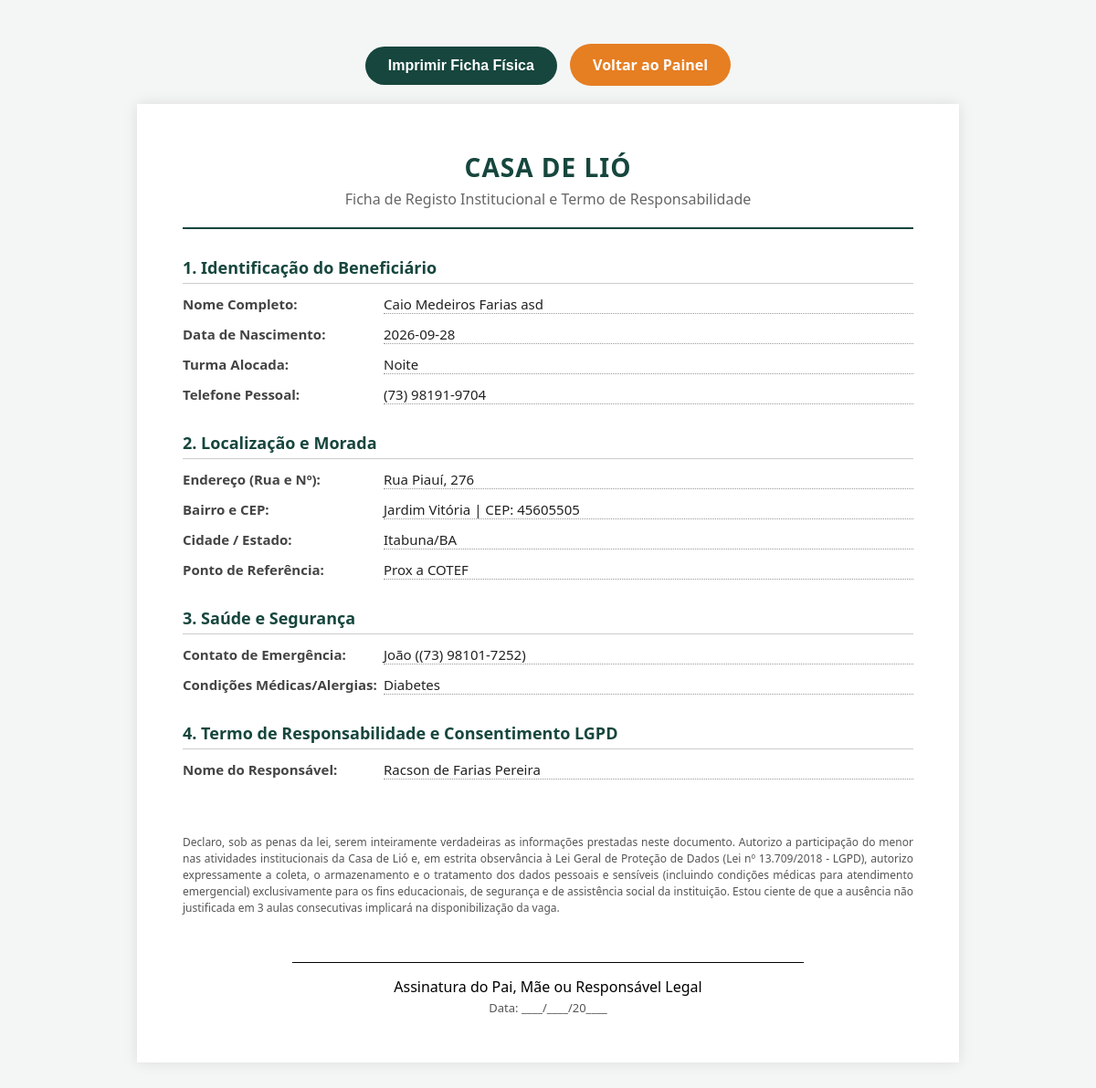
Page /ficha/2 (signed in) on the committed database.
### tables this page shows
CREATE TABLE alunos (
        id INTEGER PRIMARY KEY AUTOINCREMENT,
        nome TEXT NOT NULL,
        turma TEXT NOT NULL,
        data_nascimento TEXT,
        telefone TEXT,
        cep TEXT,
        rua TEXT,
        numero TEXT,
        bairro TEXT,
        cidade TEXT,
        referencia TEXT,
        contato_emergencia TEXT,
        telefone_emergencia TEXT,
        condicao_medica TEXT,
        nome_responsavel TEXT,
        autorizacao_pais INTEGER
    , consentimento_lgpd INTEGER DEFAULT 0, data_consentimento TEXT);

### app.py (the view)
@app.get("/ficha/{aluno_id}", response_class=HTMLResponse)
async def gerar_ficha(request: Request, aluno_id: int):
    usuario = obter_usuario_atual(request)
    if not usuario or usuario['perfil'] != 'coordenacao':
        return RedirectResponse(url="/", status_code=303)
    conexao = pegar_conexao()
    aluno = conexao.execute('SELECT * FROM alunos WHERE id = ?', (aluno_id,)).fetchone()
    conexao.close()
    if not aluno:
        raise HTTPException(status_code=404, detail="Aluno não encontrado")
    return templates.TemplateResponse(request=request, name="ficha.html", context={"aluno": aluno})

### templates/ficha.html (shortened to what this page needs)
<!DOCTYPE html>
<html lang="pt-PT">
<head>
</head>
<body>
    <div class="nao-imprimir" style="text-align: center; margin-bottom: 20px;">
        <button class="btn-imprimir" onclick="window.print()"> Imprimir Ficha Física</button>
        <a href="/dashboard" class="btn-voltar">Voltar ao Painel</a>
    </div>
    <div class="folha-a4">
        <div class="cabecalho">
            <h1>CASA DE LIÓ</h1>
            <p>Ficha de Registo Institucional e Termo de Responsabilidade</p>
        </div>
        <div class="sessao">1. Identificação do Beneficiário</div>
        <div class="linha-dado"><div class="rotulo">Nome Completo:</div> <div class="valor">{{ aluno['nome'] }}</div></div>
        <div class="linha-dado"><div class="rotulo">Data de Nascimento:</div> <div class="valor">{{ aluno['data_nascimento'] }}</div></div>
        <div class="linha-dado"><div class="rotulo">Turma Alocada:</div> <div class="valor">{{ aluno['turma'] }}</div></div>
        <div class="linha-dado"><div class="rotulo">Telefone Pessoal:</div> <div class="valor">{{ aluno['telefone'] }}</div></div>
        <div class="sessao">2. Localização e Morada</div>
        <div class="linha-dado"><div class="rotulo">Endereço (Rua e Nº):</div> <div class="valor">{{ aluno['rua'] }}, {{ aluno['numero'] }}</div></div>
        <div class="linha-dado"><div class="rotulo">Bairro e CEP:</div> <div class="valor">{{ aluno['bairro'] }} | CEP: {{ aluno['cep'] }}</div></div>
        <div class="linha-dado"><div class="rotulo">Cidade / Estado:</div> <div class="valor">{{ aluno['cidade'] }}</div></div>
        <div class="linha-dado"><div class="rotulo">Ponto de Referência:</div> <div class="valor">{{ aluno['referencia'] }}</div></div>
        <div class="sessao">3. Saúde e Segurança</div>
        <div class="linha-dado"><div class="rotulo">Contato de Emergência:</div> <div class="valor">{{ aluno['contato_emergencia'] }} ({{ aluno['telefone_emergencia'] }})</div></div>
        <div class="linha-dado"><div class="rotulo">Condições Médicas/Alergias:</div> <div class="valor">{{ aluno['condicao_medica'] or 'Nenhuma declarada no momento do registo.' }}</div></div>
        {% if aluno['nome_responsavel'] %}
        <div class="sessao">4. Termo de Responsabilidade e Consentimento LGPD</div>
        <div class="linha-dado"><div class="rotulo">Nome do Responsável:</div> <div class="valor">{{ aluno['nome_responsavel'] }}</div></div>
        <div class="caixa-assinatura">
            <p class="termo">
                Declaro, sob as penas da lei, serem inteiramente verdadeiras as informações prestadas neste documento.
                Autorizo a participação do menor nas atividades institucionais da Casa de Lió e, em estrita observância à Lei Geral de Proteção de Dados (Lei nº 13.709/2018 - LGPD), autorizo expressamente a coleta, o armazenamento e o tratamento dos dados pessoais e sensíveis (incluindo condições médicas para atendimento emergencial) exclusivamente para os fins educacionais, de segurança e de assistência social da instituição. Estou ciente de que a ausência não justificada em 3 aulas consecutivas implicará na disponibilização da vaga.
            </p>
            <div class="linha-assinatura"></div>
            Assinatura do Pai, Mãe ou Responsável Legal<br>
            <span style="font-size: 13px; color: #555;">Data: ____/____/20____</span>
        </div>
        {% endif %}
    </div>
</body>
</html>

### templates/ficha.html (style rules this page uses)
body { font-family: 'Segoe UI', Arial, sans-serif; padding: 40px; color: #000; background-color: #f4f6f5; }
.folha-a4 { background-color: #fff; max-width: 800px; margin: 0 auto; padding: 50px; box-shadow: 0 0 15px rgba(0,0,0,0.1); }
.cabecalho { text-align: center; border-bottom: 2px solid #16463d; padding-bottom: 20px; margin-bottom: 30px; }
.cabecalho h1 { color: #16463d; margin: 0; font-size: 28px; text-transform: uppercase; letter-spacing: 1px; }
.cabecalho p { color: #666; margin: 5px 0 0 0; }
.sessao { font-weight: bold; margin-top: 30px; color: #16463d; border-bottom: 1px solid #ccc; padding-bottom: 5px; font-size: 18px; }
.linha-dado { margin: 12px 0; font-size: 15px; display: flex; }
.rotulo { font-weight: bold; color: #444; width: 220px; flex-shrink: 0; }
.valor { color: #222; border-bottom: 1px dotted #999; flex-grow: 1; }
.caixa-assinatura { margin-top: 60px; text-align: center; }
.linha-assinatura { border-top: 1px solid #000; width: 70%; margin: 0 auto 10px auto; padding-top: 5px; }
.termo { text-align: justify; font-size: 12px; color: #555; margin-bottom: 50px; line-height: 1.5; }
.btn-imprimir { background-color: #16463d; color: white; padding: 12px 25px; border: none; border-radius: 50px; cursor: pointer; font-size: 16px; font-weight: bold; display: inline-block; text-decoration: none; }
.btn-voltar { background-color: #e67e22; color: white; padding: 12px 25px; border: none; border-radius: 50px; cursor: pointer; font-size: 16px; font-weight: bold; display: inline-block; text-decoration: none; margin-left: 10px; }

### rows in the picture
alunos: nome "Caio Medeiros Farias asd", data_nascimento "2026-09-28", turma "Noite", telefone "(73) 98191-9704", rua "Rua Piauí", numero "276", bairro "Jardim Vitória", cep "45605505", cidade "Itabuna/BA", referencia "Prox a COTEF", contato_emergencia "João", telefone_emergencia "(73) 98101-7252", condicao_medica "Diabetes", nome_responsavel "Racson de Farias Pereira"
